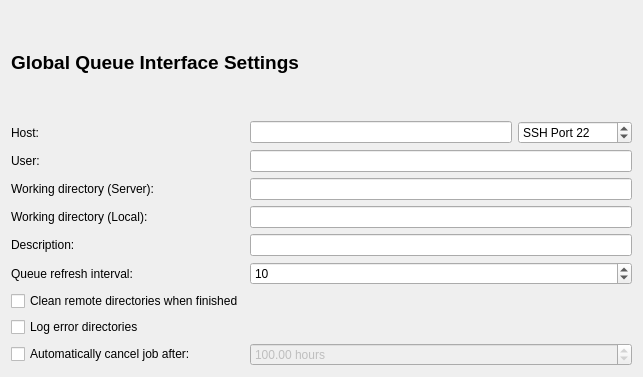
<?xml version="1.0" encoding="UTF-8"?>
<ui version="4.0">
 <class>GlobalQueueInterfaceSettingsWidget</class>
 <widget class="QWidget" name="GlobalQueueInterfaceSettingsWidget">
  <property name="geometry">
   <rect>
    <x>0</x>
    <y>0</y>
    <width>643</width>
    <height>377</height>
   </rect>
  </property>
  <property name="windowTitle">
   <string>Form</string>
  </property>
  <layout class="QGridLayout" name="gridLayout_2">
   <item row="0" column="0">
    <layout class="QGridLayout" name="gridLayout">
     <item row="6" column="0">
      <widget class="QLabel" name="label_2">
       <property name="text">
        <string>Queue refresh interval:</string>
       </property>
      </widget>
     </item>
     <item row="1" column="0">
      <widget class="QLabel" name="label_18">
       <property name="sizePolicy">
        <sizepolicy hsizetype="Maximum" vsizetype="Preferred">
         <horstretch>0</horstretch>
         <verstretch>0</verstretch>
        </sizepolicy>
       </property>
       <property name="text">
        <string>Host:</string>
       </property>
       <property name="buddy">
        <cstring>edit_host</cstring>
       </property>
      </widget>
     </item>
     <item row="1" column="2">
      <widget class="QSpinBox" name="spin_port">
       <property name="prefix">
        <string>SSH Port </string>
       </property>
       <property name="maximum">
        <number>99999</number>
       </property>
       <property name="value">
        <number>22</number>
       </property>
      </widget>
     </item>
     <item row="1" column="1">
      <widget class="QLineEdit" name="edit_host">
       <property name="toolTip">
        <string>Address of host. Can use IP or host name.</string>
       </property>
      </widget>
     </item>
     <item row="5" column="1" colspan="2">
      <widget class="QLineEdit" name="edit_description">
       <property name="toolTip">
        <string>Short description of optimization (used as %description% template keyword in input templates).</string>
       </property>
      </widget>
     </item>
     <item row="2" column="1" colspan="2">
      <widget class="QLineEdit" name="edit_username">
       <property name="toolTip">
        <string>Username on above host.</string>
       </property>
      </widget>
     </item>
     <item row="3" column="0">
      <widget class="QLabel" name="label_20">
       <property name="sizePolicy">
        <sizepolicy hsizetype="Maximum" vsizetype="Preferred">
         <horstretch>0</horstretch>
         <verstretch>0</verstretch>
        </sizepolicy>
       </property>
       <property name="text">
        <string>Working directory (Server):</string>
       </property>
       <property name="buddy">
        <cstring>edit_rempath</cstring>
       </property>
      </widget>
     </item>
     <item row="4" column="0">
      <widget class="QLabel" name="label_21">
       <property name="sizePolicy">
        <sizepolicy hsizetype="Maximum" vsizetype="Preferred">
         <horstretch>0</horstretch>
         <verstretch>0</verstretch>
        </sizepolicy>
       </property>
       <property name="text">
        <string>Working directory (Local):</string>
       </property>
       <property name="buddy">
        <cstring>edit_locpath</cstring>
       </property>
      </widget>
     </item>
     <item row="3" column="1" colspan="2">
      <widget class="QLineEdit" name="edit_rempath">
       <property name="toolTip">
        <string>Path on remote host to use during optimizations. Do not use wildcard characters or BASH-specific characters (e.g. '~' in place of /home/user).</string>
       </property>
      </widget>
     </item>
     <item row="4" column="1" colspan="2">
      <widget class="QLineEdit" name="edit_locpath">
       <property name="toolTip">
        <string>Local path to store files</string>
       </property>
      </widget>
     </item>
     <item row="6" column="1" colspan="2">
      <widget class="QSpinBox" name="spin_interval">
       <property name="minimum">
        <number>1</number>
       </property>
       <property name="maximum">
        <number>99999</number>
       </property>
       <property name="value">
        <number>10</number>
       </property>
      </widget>
     </item>
     <item row="10" column="0">
      <widget class="QCheckBox" name="cb_cancelJobAfterTime">
       <property name="toolTip">
        <string>&lt;html&gt;&lt;head/&gt;&lt;body&gt;&lt;p&gt;Automatically cancel a job after a specified amount of time. The next pending job will then be submitted.&lt;/p&gt;&lt;p&gt;&lt;br/&gt;&lt;/p&gt;&lt;p&gt;This option is present primarily because there are sometimes bugs in optimizers that can cause them to run forever. In addition, every once in a while, XtalOpt does not recognize that a job is no longer in the queue; this option prevents that from eventually stopping all jobs.&lt;/p&gt;&lt;/body&gt;&lt;/html&gt;</string>
       </property>
       <property name="text">
        <string>Automatically cancel job after:</string>
       </property>
      </widget>
     </item>
     <item row="2" column="0">
      <widget class="QLabel" name="label_19">
       <property name="sizePolicy">
        <sizepolicy hsizetype="Maximum" vsizetype="Preferred">
         <horstretch>0</horstretch>
         <verstretch>0</verstretch>
        </sizepolicy>
       </property>
       <property name="text">
        <string>User:</string>
       </property>
       <property name="buddy">
        <cstring>edit_username</cstring>
       </property>
      </widget>
     </item>
     <item row="0" column="0" colspan="3">
      <widget class="QLabel" name="label_3">
       <property name="text">
        <string>&lt;html&gt;&lt;head/&gt;&lt;body&gt;&lt;p&gt;&lt;span style=&quot; font-size:14pt; font-weight:600;&quot;&gt;Global Queue Interface Settings&lt;/span&gt;&lt;/p&gt;&lt;/body&gt;&lt;/html&gt;</string>
       </property>
      </widget>
     </item>
     <item row="5" column="0">
      <widget class="QLabel" name="label">
       <property name="text">
        <string>Description:</string>
       </property>
       <property name="buddy">
        <cstring>edit_description</cstring>
       </property>
      </widget>
     </item>
     <item row="10" column="1" colspan="2">
      <widget class="QDoubleSpinBox" name="spin_hoursForCancelJobAfterTime">
       <property name="enabled">
        <bool>false</bool>
       </property>
       <property name="toolTip">
        <string>&lt;html&gt;&lt;head/&gt;&lt;body&gt;&lt;p&gt;Automatically cancel a job after a specified amount of time. The next pending job will then be submitted.&lt;/p&gt;&lt;p&gt;&lt;br/&gt;&lt;/p&gt;&lt;p&gt;This option is present primarily because there are sometimes bugs in optimizers that can cause them to run forever. In addition, every once in a while, XtalOpt does not recognize that a job is no longer in the queue; this option prevents that from eventually stopping all jobs.&lt;/p&gt;&lt;/body&gt;&lt;/html&gt;</string>
       </property>
       <property name="suffix">
        <string> hours</string>
       </property>
       <property name="minimum">
        <double>0.000000000000000</double>
       </property>
       <property name="maximum">
        <double>10000.000000000000000</double>
       </property>
       <property name="value">
        <double>100.000000000000000</double>
       </property>
      </widget>
     </item>
     <item row="8" column="0" colspan="3">
      <widget class="QCheckBox" name="cb_logErrorDirs">
       <property name="toolTip">
        <string>&lt;html&gt;&lt;head/&gt;&lt;body&gt;&lt;p&gt;Leaves a copy of a directory in which an error occurred in &amp;lt;local_path&amp;gt;/errorDirs.&lt;/p&gt;&lt;p&gt;&lt;br/&gt;&lt;/p&gt;&lt;p&gt;This can help when figuring out why an xtal fails when submitted.&lt;/p&gt;&lt;p&gt;&lt;br/&gt;&lt;/p&gt;&lt;p&gt;Only keeps one copy for each xtal directory (so if an error occurred in 00001x00001 twice, the first error directory would have been overwritten by the second)&lt;/p&gt;&lt;/body&gt;&lt;/html&gt;</string>
       </property>
       <property name="text">
        <string>Log error directories</string>
       </property>
      </widget>
     </item>
     <item row="7" column="0">
      <widget class="QCheckBox" name="cb_cleanRemoteOnStop">
       <property name="text">
        <string>Clean remote directories when finished</string>
       </property>
      </widget>
     </item>
    </layout>
   </item>
  </layout>
 </widget>
 <resources/>
 <connections>
  <connection>
   <sender>cb_cancelJobAfterTime</sender>
   <signal>toggled(bool)</signal>
   <receiver>spin_hoursForCancelJobAfterTime</receiver>
   <slot>setEnabled(bool)</slot>
   <hints>
    <hint type="sourcelabel">
     <x>150</x>
     <y>353</y>
    </hint>
    <hint type="destinationlabel">
     <x>464</x>
     <y>353</y>
    </hint>
   </hints>
  </connection>
 </connections>
</ui>
